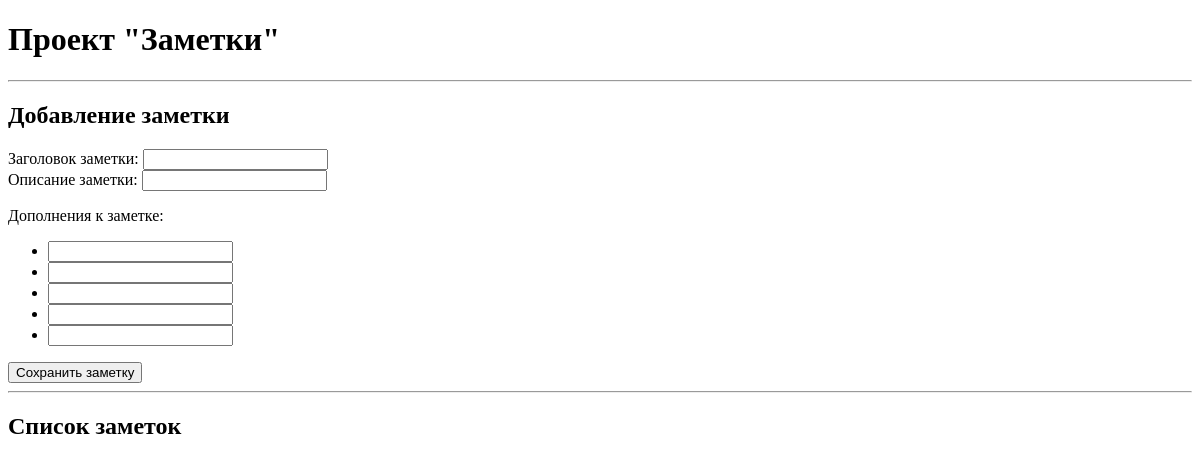
Before: /notes/ with the older database file.
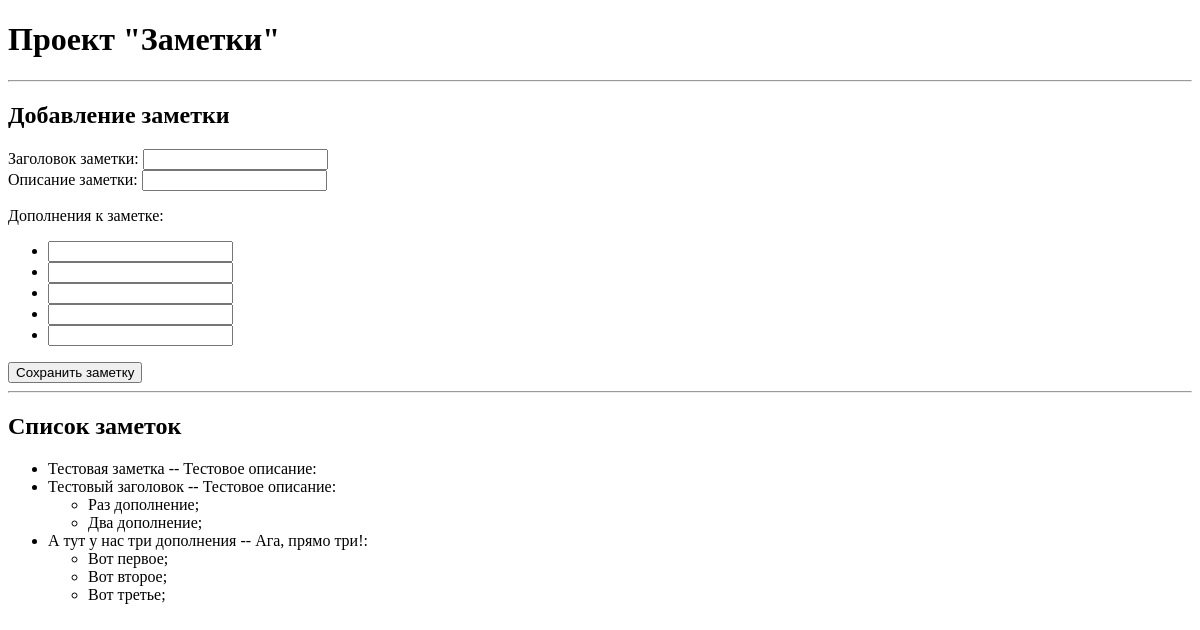
After: the same page with the newer database file.
### notes/models.py (models this page shows)
class Notes(models.Model):
    note_header = models.TextField()
    note_description = models.TextField()

class NotesSupplements(models.Model):
    note_id = models.ForeignKey(Notes, on_delete=models.CASCADE)
    note_supplement = models.TextField()

### notes/views.py (the view, shortened to what this page needs)
# urls.py: path("", menu_views.index_page),
def index_page(request):
    context = {"page_name": "Notes"}
    data = Notes.objects.all().values()
    for index in range(len(data)):
        data[index]["note_supplements"] = NotesSupplements.objects.filter(
            note_id=data[index]["id"]
        ).values()
    context["data"] = data
    return render(request, "notes/index_page.html", context)

### templates/notes/index_page.html (shortened to what this page needs)
{% extends 'base/base.html' %}
{% block header %}
  <h1>Проект "Заметки"</h1>
  <hr />
{% endblock %}
{% block main %}
  <section>
    <h2>Добавление заметки</h2>
    <form action="/notes/" method="post">
      <label for="note_header">Заголовок заметки:</label>
      <input type="text" name="note_header" required />
      <br />
      <label for="note_description">Описание заметки:</label>
      <input type="text" name="note_description" required />
      <br />
      <p>Дополнения к заметке:</p>
      <ul>
        <li>
          <input type="text" name="note_supplement_one" />
        </li>
        <li>
          <input type="text" name="note_supplement_two" />
        </li>
        <li>
          <input type="text" name="note_supplement_three" />
        </li>
        <li>
          <input type="text" name="note_supplement_four" />
        </li>
        <li>
          <input type="text" name="note_supplement_five" />
        </li>
      </ul>
      <button type="submit">Сохранить заметку</button>
    </form>
    <hr />
  </section>
  <section>
    <h2>Список заметок</h2>
    <ul>
      {% for data_item in data %}
        <li>
          <span>{{ data_item.note_header }} -- {{ data_item.note_description }}:</span>
          <ul>
            {% for item in data_item.note_supplements %}
              <li>{{ item.note_supplement }};</li>
            {% endfor %}
          </ul>
        </li>
      {% endfor %}
    </ul>
  </section>
{% endblock %}

### templates/base/base.html (shortened to what this page needs)
<!DOCTYPE html>
<html>
  <head>
  </head>
  <body>
    <header>
      {% block header %}
      {% endblock %}
    </header>
    <main>
      {% block main %}
      {% endblock %}
    </main>
  </body>
</html>

Changed rows visible on the page:
added Notes: note_header "Тестовая заметка", note_description "Тестовое описание"
added Notes: note_header "Тестовый заголовок", note_description "Тестовое описание"
added NotesSupplements: note_supplement "Раз дополнение", shown under "Тестовый заголовок"
added NotesSupplements: note_supplement "Два дополнение", shown under "Тестовый заголовок"
added Notes: note_header "А тут у нас три дополнения", note_description "Ага, прямо три!"
added NotesSupplements: note_supplement "Вот первое", shown under "А тут у нас три дополнения"
added NotesSupplements: note_supplement "Вот второе", shown under "А тут у нас три дополнения"
added NotesSupplements: note_supplement "Вот третье", shown under "А тут у нас три дополнения"
